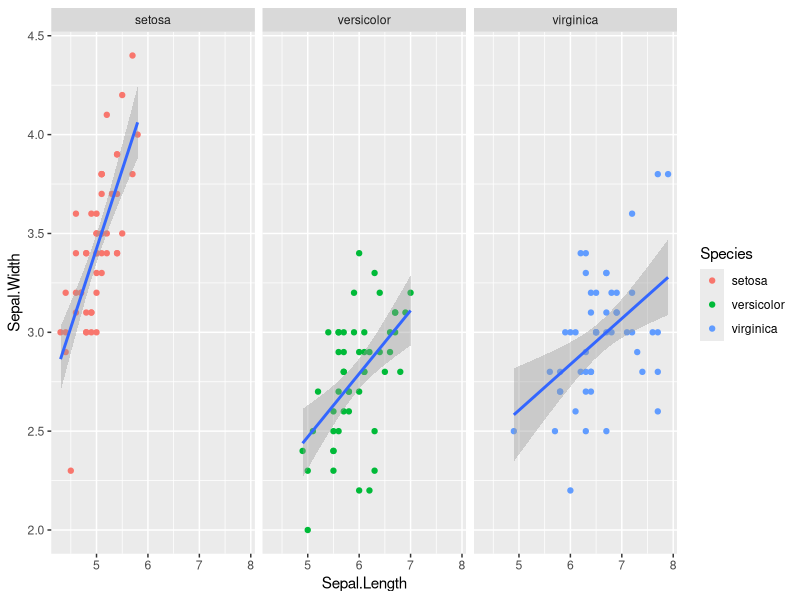
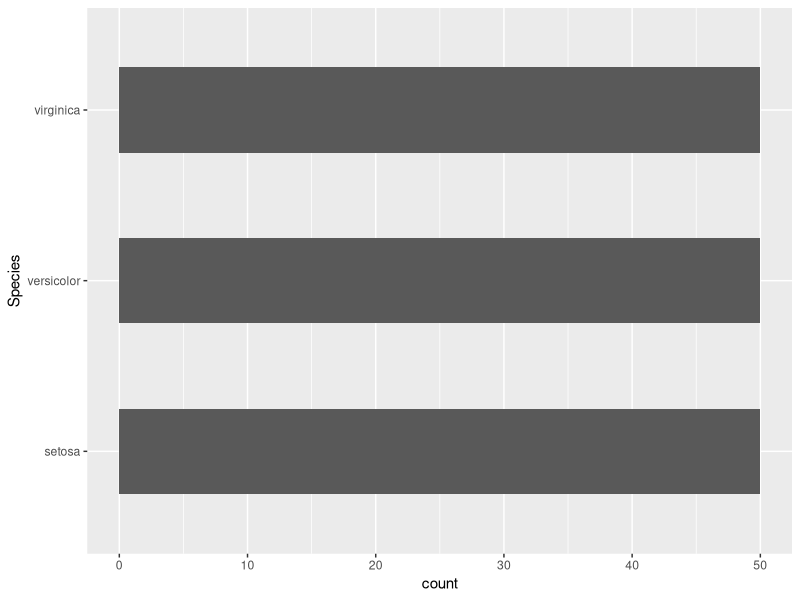
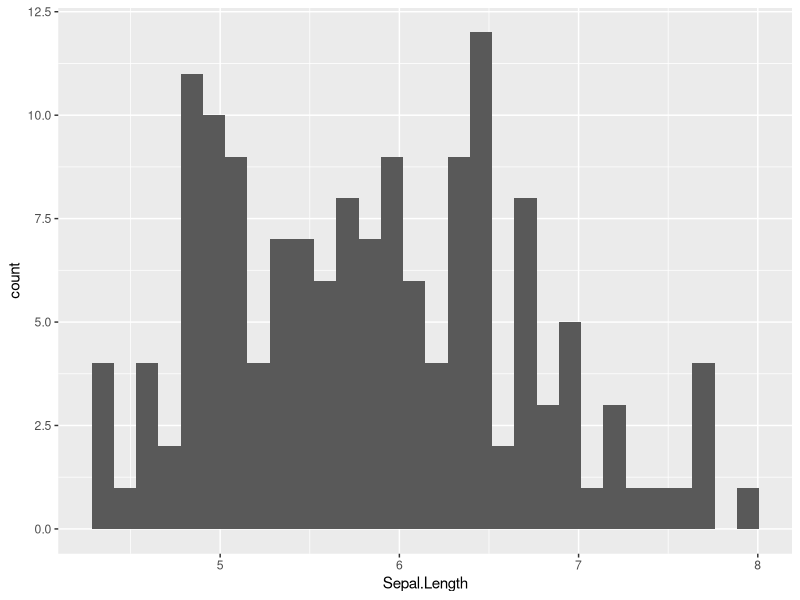
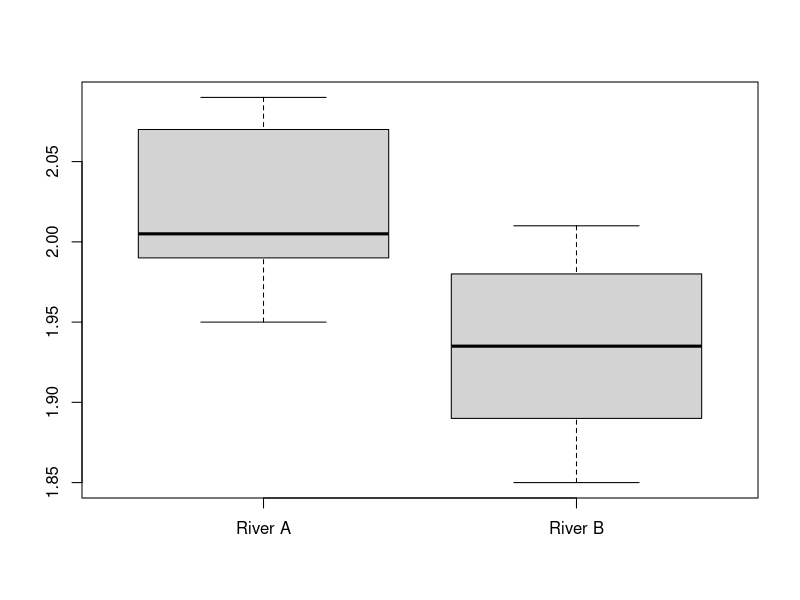
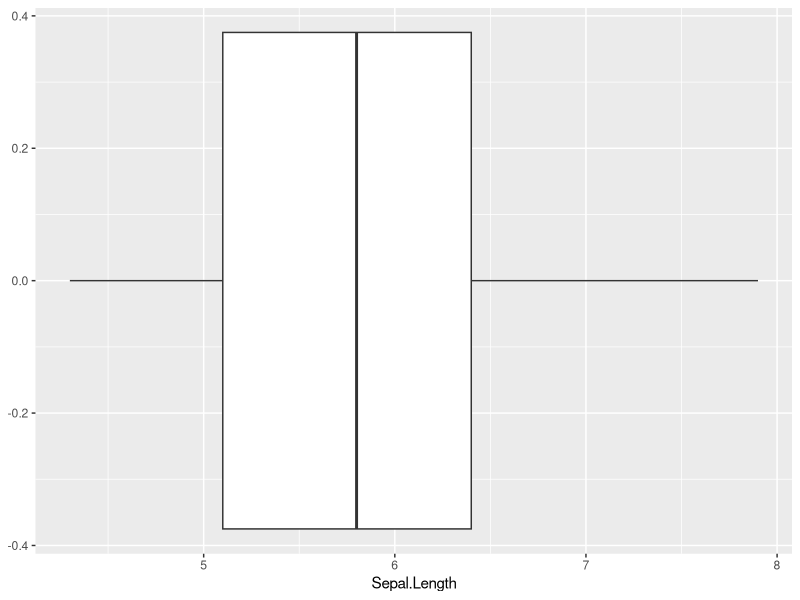
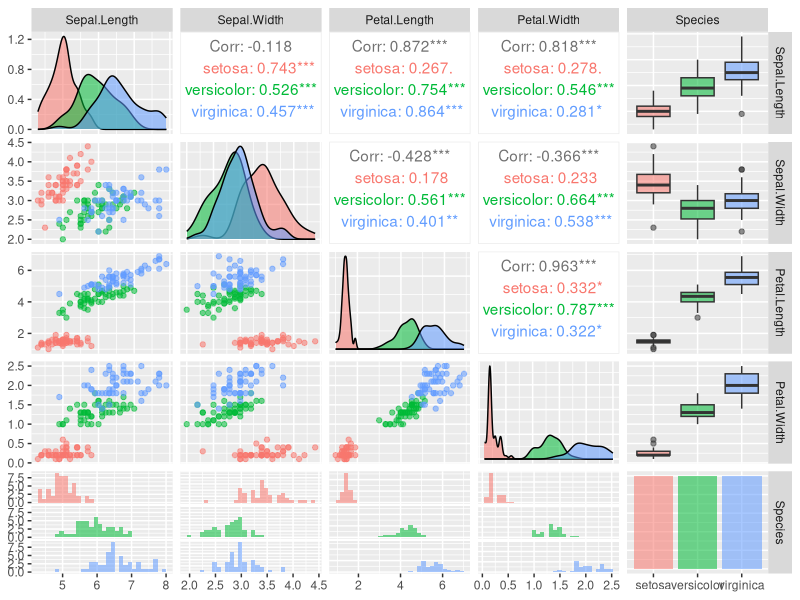
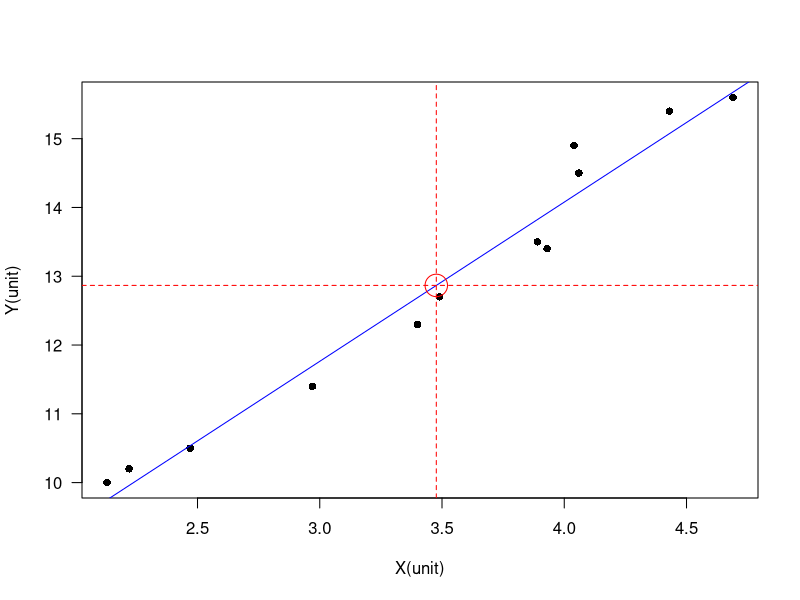
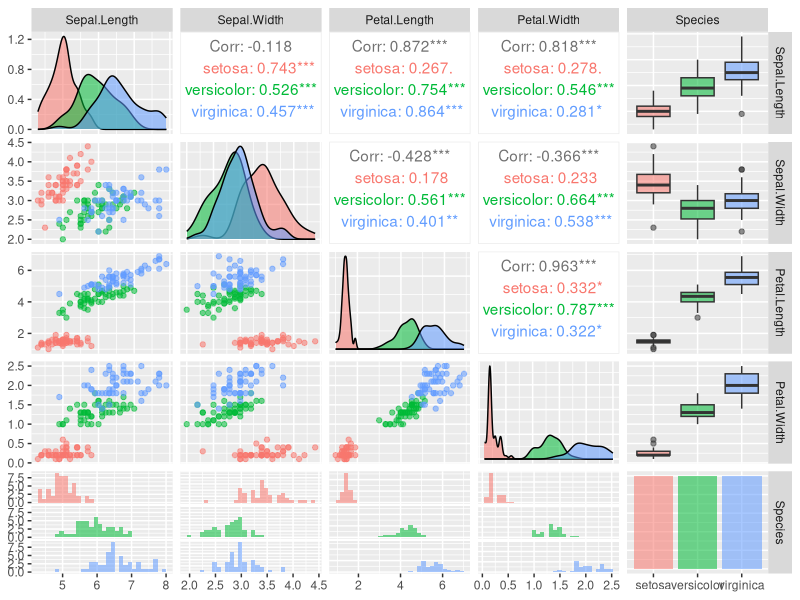

Recreate these plots in R, in order.
## ---- chunk 1
library(ggplot2)
ggplot(iris, aes(x = Sepal.Length, y = Sepal.Width)) + 
  geom_point(aes(x = Sepal.Length, y = Sepal.Width, color = Species)) + 
  geom_smooth(method = "lm") + facet_wrap(~ Species)
## ---- chunk 2
library(ggplot2)
ggplot(iris) + geom_bar(aes(Species), width = 0.5) + coord_flip()
## ---- chunk 3
library(ggplot2)
ggplot(iris) + geom_histogram(aes(Sepal.Length))
## ---- chunk 4
# R built-in way
River_A <- c(2, 1.95, 1.99, 2.08, 1.99, 1.95, 2.03, 2.09, 2.07, 2.01)
River_B <- c(1.85, 1.94, 1.87, 1.89, 1.91, 1.93, 2.01, 2, 1.96, 1.98)
boxplot(River_A, River_B, names = c('River A','River B'))
# ggplot2 way
library(ggplot2)
ggplot(iris) + geom_boxplot(aes(Sepal.Length))
## ---- chunk 5
# install.packages("GGally")
library(GGally)
ggpairs(iris, aes(colour=Species, alpha=0.5))
ggsave("df_plot.pdf")   # Save graphs
## ---- chunk 6
# Random sampling
df <- data.frame(x = c(1, 2, 3, 4, 5, 6, 7, 8, 9, 10),
                 y = c('a', 'b', 'c', 'd', 'e', 'f', 'g', 'h', 'i' ,'j'))   
sample(df$y[df$x > 5], 2)
sample(df$y[df$x <= 5], 2)
## ---- chunk 7
x=c(1,2,NA,4)
mean(x, na.rm = TRUE)   # Remove NA within a function
x <- x[!is.na(x)]   # Adjust dataset (multidimensional data filtering) selected an undefined column. Need to add ', !is.na(***)' after it.
x <- x[x != boxplot(x, plot=FALSE)$out]   # Excluded outliers from the dataset
## ---- chunk 8
cor_coe <- function(x, y){
  N <- length(x)
  co <- 1 / (N - 1) * sum((y - mean(y)) * (x - mean(x)))
  sx <- sd(x)
  sy <- sd(y)
  co / (sx * sy)
}
## ---- chunk 9
x <- 2
n <- 2
p <- 0.5
dbinom(x, size = n, prob = p)  # Same as choose(n, x) * p^x * (1-p)^(n-x)
## ---- chunk 10
x <- c(24, 36, 44, 35, 44, 34, 29, 40, 39, 43, 41, 32, 33, 29, 29, 43, 25, 39, 25, 42, 
       29, 22, 22, 25, 14, 15, 14, 29, 25, 27, 22, 24, 18, 17)
mu <- 29
sd_p <- 9
x_bar <- mean(x)
se <- sd_p / sqrt(length(x))
(z_score <- (x_bar - mu) / se)
(z_critical <- qnorm(1 - 0.05))
(p_value <- pnorm(z_score))
## ---- chunk 11
mu <- 100
x <- c(91, 100, 70, 87, 104, 92, 104, 88, 72, 119)
t.test(x, mu = mu , alternative = "less", conf.level = 0.05)   # One-tailed

mu <- 0.02
x <- c(0.011, 0.021, 0.001, 0.007, 0.031, 0.023, 0.026, 0.019)
t.test(x, mu = 0.02, alternative = "two.sided", conf.level = 0.1)   # Two-tailed

x1 <- c(24.58, 22.09, 23.70, 18.89, 22.02, 28.71, 24.44, 20.91, 23.83, 20.83)
x2 <- c(21.61, 19.06, 20.72, 15.77, 19, 25.88, 21.48, 17.85, 20.86, 17.77)
t.test(x1, x2, var.equal = TRUE, alternative = "two.sided", mu = 0)   # Two samples
## ---- chunk 12
x1 <- c(24.58, 22.09, 23.70, 18.89, 22.02, 28.71, 24.44, 20.91, 23.83, 20.83)
x2 <- c(21.61, 19.06, 20.72, 15.77, 19, 25.88, 21.48, 17.85, 20.86, 17.77)
var.test(x2, x1, ratio = 1, alternative = "two.sided", conf.level = 0.95)   # Two set of data "x1, x2" ANOVA calculation

dtf <- data.frame(before = c(198, 201, 210, 185, 204, 156, 167, 197, 220, 186),
                  one = c(194, 203, 200, 183, 200, 153, 166, 197, 215, 184),
                  two = c(191, 200, 192, 180, 195, 150, 167, 195, 209, 179),
                  three = c(188, 196, 188, 178, 191, 145, 166, 192, 205, 175))
rownames(dtf) <- LETTERS[1:10]
dtf2 <- stack(dtf)
names(dtf2) <- c("w", "level")
w_aov <- aov(w ~ level, data = dtf2)
summary(w_aov)
dtf2$subject <- rep(LETTERS[1:10], 4)
w_aov2 <- aov(w ~ level + Error(subject/level), data = dtf2)
summary(w_aov2)    # One-way ANOVA, judging significance based on the '*' symbol after Pr(>F)

dtf <- data.frame(w = c(90,95,100,75,78,90,120,125,130,100,118,112,125,130,135,118,125,132),
                  diet = rep(c("Diet1", "Diet2", "Diet3"), each = 6),
                  gender = rep(c("Male", "Female"), each = 3))
aov_wg <- aov(w ~ diet * gender, data = dtf)
summary(aov_wg)    # Two-way ANOVA, judging significance based on the '*' symbol after Pr(>F)
## ---- chunk 13
dtf <- data.frame(colour = c("red", "white", "pink"),   # One-category X^2 test
                  observed = c(72, 63, 125))   # H0:The ratio of red to white to pink is 1:1:2
dtf$expected <- sum(dtf$observed) * c(1, 1, 2) / 4
df <- nrow(dtf) - 1
(chi_sq_score <- sum((dtf$observed - dtf$expected)^2 / dtf$expected))
(critical_point <- qchisq(0.05, df, lower.tail = FALSE))
(p_value <- pchisq(chi_sq_score, df, lower.tail = FALSE))

dtf <- data.frame(Endangered = c(162, 143, 38, 17, 45),   # Multiple-category X^2 test
                  Threatened = c( 18,  16, 19, 10, 32), 
                  row.names = c('Mammals', 'Birds', 'Reptiles', 'Amphibians', 'Fish'))
chisq.test(dtf)   # Yates’ correction
## ---- chunk 14
# Hypothesis test
dtf0 <- read.csv("data/students_env221.csv")
dtf <- dtf0[dtf0$SHOE != boxplot(dtf0$SHOE, plot=FALSE)$out & !is.na(dtf0$SHOE), ]    # Excluded NA and outliers.
env_lm <- lm(SHOE ~ HEIGHT, data = dtf)
env_lm$coefficients       # Intercept & Slope

# Hypothesis test about correlation (continue)
(r <- cor(dtf$HEIGHT, dtf$SHOE))    # correlation coefficient
r ^ 2       # coefficient of determination. When R^2 is closer to 1, it means that the related equation is more referential; The closer to 0, the less referential.
n <- nrow(dtf)
(t_score <- r * sqrt((n-2) / (1 - r ^ 2)))
(t_critical <- qt(0.975, df = n - 2))
(p_value <- pt(t_score, df = n - 2, lower.tail = FALSE) * 2)
summary(env_lm)    # Quick method, where R-squared represents the correlation coefficient.

# Hypothesis test about slope (continue)
summary(env_lm)    # Quick method, where the HEIGHT column represents the slope and includes t-scores and p-values.
(t_critical <- qt(0.975, df = n - 2))

# Hypothesis test about intercept (continue)
summary(env_lm)     # Quick method, the intercept column is both the slope, including t-scores and p-values.
(t_critical <- qt(0.025, df = n - 1))

# Visualization (another example)
X <- c(4.69, 4.43, 4.04, 4.06, 3.89, 3.93, 3.49, 3.4, 2.97, 2.47, 2.22, 2.13)
Y <- c(15.6, 15.4, 14.9, 14.5, 13.5, 13.4, 12.7, 12.3, 11.4, 10.5, 10.2, 10.0)
dtf <- data.frame(X, Y)
XY_lm <- lm(Y ~ X, data = dtf)
plot(x = dtf$X, y = dtf$Y, xlab = "X(unit)", ylab = "Y(unit)", las = 1, pch = 16)
abline(XY_lm, col = "blue")
mean_X <- mean(dtf$X, na.rm = TRUE)
mean_Y <- mean(dtf$Y, na.rm = TRUE)
points(x = mean_X, y = mean_Y, col = "red", cex = 3)
abline(h = mean_Y, v = mean_X, col = "red", lty = 2)
## ---- chunk 15
sessionInfo()
